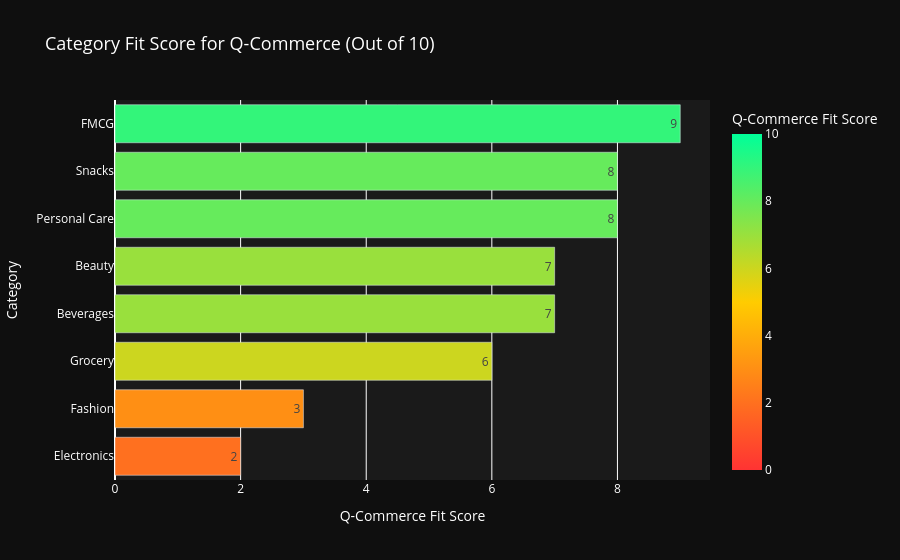

Notebook code cell kept with this figure:
### Code cell
# Category fit scores
cat_df = pd.DataFrame([{
    "Category": cat,
    "Q-Commerce Fit Score": categories[cat]["qcommerce_fit_score"],
    "Avg Gross Margin (%)": categories[cat]["avg_gross_margin"] * 100,
    "Repeat Purchase Rate (%)": categories[cat]["repeat_purchase_rate"] * 100
} for cat in categories])

cat_df = cat_df.sort_values("Q-Commerce Fit Score", ascending=True)

fig = px.bar(
    cat_df,
    x="Q-Commerce Fit Score",
    y="Category",
    orientation="h",
    title="Category Fit Score for Q-Commerce (Out of 10)",
    color="Q-Commerce Fit Score",
    color_continuous_scale=["#ff3333", "#ffcc00", "#00ff99"],
    range_color=[0, 10],
    text="Q-Commerce Fit Score"
)
fig.update_layout(
    paper_bgcolor="#0f0f0f",
    plot_bgcolor="#1a1a1a",
    font_color="white",
    title_font_size=18
)
fig.show()

print("\n🏆 Best categories for Q-Commerce:")
print(cat_df.tail(3)[["Category", "Q-Commerce Fit Score"]].to_string(index=False))
print("\n⚠️ Worst categories for Q-Commerce:")
print(cat_df.head(2)[["Category", "Q-Commerce Fit Score"]].to_string(index=False))

### Figure 1 — Plotly figure (JSON) as saved in the notebook; plotly's stock layout.template omitted (floating-point values rounded to 4 significant figures)
{"data": [{"hovertemplate": "Q-Commerce Fit Score=%{marker.color}<br>Category=%{y}<extra></extra>", "legendgroup": "", "marker": {"color": [2, 3, 6, 7, 7, 8, 8, 9], "coloraxis": "coloraxis", "pattern": {"shape": ""}}, "name": "", "orientation": "h", "showlegend": false, "text": [2.0, 3.0, 6.0, 7.0, 7.0, 8.0, 8.0, 9.0], "textposition": "auto", "type": "bar", "x": [2, 3, 6, 7, 7, 8, 8, 9], "xaxis": "x", "y": ["Electronics", "Fashion", "Grocery", "Beverages", "Beauty", "Personal Care", "Snacks", "FMCG"], "yaxis": "y"}], "layout": {"barmode": "relative", "coloraxis": {"cmax": 10, "cmin": 0, "colorbar": {"title": {"text": "Q-Commerce Fit Score"}}, "colorscale": [[0, "#ff3333"], [0.5, "#ffcc00"], [1, "#00ff99"]]}, "font": {"color": "white"}, "legend": {"tracegroupgap": 0}, "paper_bgcolor": "#0f0f0f", "plot_bgcolor": "#1a1a1a", "title": {"font": {"size": 18}, "text": "Category Fit Score for Q-Commerce (Out of 10)"}, "xaxis": {"anchor": "y", "domain": [0, 1], "title": {"text": "Q-Commerce Fit Score"}}, "yaxis": {"anchor": "x", "domain": [0, 1], "title": {"text": "Category"}}}}
